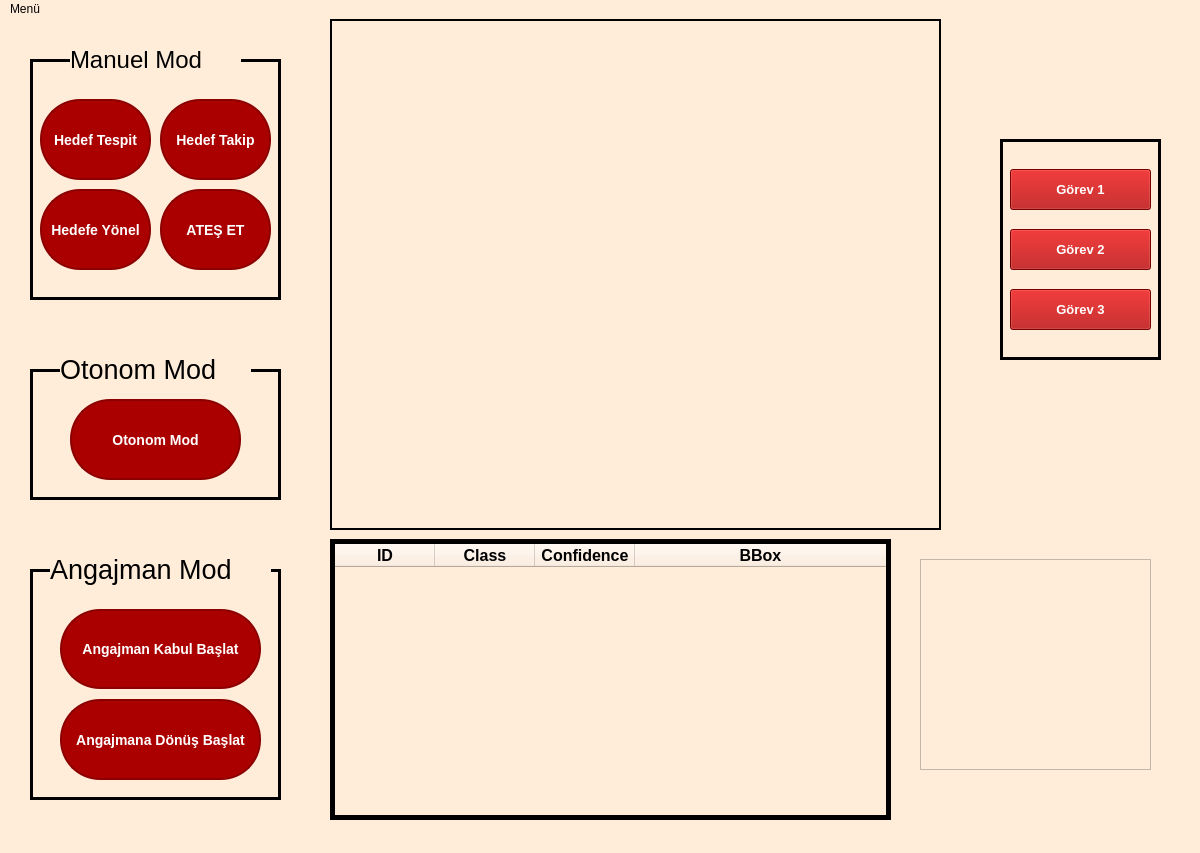
<?xml version="1.0" encoding="UTF-8"?>
<ui version="4.0">
 <class>MainWindow</class>
 <widget class="QMainWindow" name="MainWindow">
  <property name="geometry">
   <rect>
    <x>0</x>
    <y>0</y>
    <width>1200</width>
    <height>853</height>
   </rect>
  </property>
  <property name="minimumSize">
   <size>
    <width>1200</width>
    <height>800</height>
   </size>
  </property>
  <property name="palette">
   <palette>
    <active>
     <colorrole role="Button">
      <brush brushstyle="SolidPattern">
       <color alpha="255">
        <red>255</red>
        <green>237</green>
        <blue>218</blue>
       </color>
      </brush>
     </colorrole>
     <colorrole role="Light">
      <brush brushstyle="SolidPattern">
       <color alpha="255">
        <red>179</red>
        <green>249</green>
        <blue>255</blue>
       </color>
      </brush>
     </colorrole>
     <colorrole role="Base">
      <brush brushstyle="SolidPattern">
       <color alpha="255">
        <red>255</red>
        <green>237</green>
        <blue>218</blue>
       </color>
      </brush>
     </colorrole>
     <colorrole role="Window">
      <brush brushstyle="SolidPattern">
       <color alpha="255">
        <red>255</red>
        <green>237</green>
        <blue>218</blue>
       </color>
      </brush>
     </colorrole>
    </active>
    <inactive>
     <colorrole role="Button">
      <brush brushstyle="SolidPattern">
       <color alpha="255">
        <red>255</red>
        <green>237</green>
        <blue>218</blue>
       </color>
      </brush>
     </colorrole>
     <colorrole role="Light">
      <brush brushstyle="SolidPattern">
       <color alpha="255">
        <red>179</red>
        <green>249</green>
        <blue>255</blue>
       </color>
      </brush>
     </colorrole>
     <colorrole role="Base">
      <brush brushstyle="SolidPattern">
       <color alpha="255">
        <red>255</red>
        <green>237</green>
        <blue>218</blue>
       </color>
      </brush>
     </colorrole>
     <colorrole role="Window">
      <brush brushstyle="SolidPattern">
       <color alpha="255">
        <red>255</red>
        <green>237</green>
        <blue>218</blue>
       </color>
      </brush>
     </colorrole>
    </inactive>
    <disabled>
     <colorrole role="Button">
      <brush brushstyle="SolidPattern">
       <color alpha="255">
        <red>255</red>
        <green>237</green>
        <blue>218</blue>
       </color>
      </brush>
     </colorrole>
     <colorrole role="Light">
      <brush brushstyle="SolidPattern">
       <color alpha="255">
        <red>179</red>
        <green>249</green>
        <blue>255</blue>
       </color>
      </brush>
     </colorrole>
     <colorrole role="Base">
      <brush brushstyle="SolidPattern">
       <color alpha="255">
        <red>255</red>
        <green>237</green>
        <blue>218</blue>
       </color>
      </brush>
     </colorrole>
     <colorrole role="Window">
      <brush brushstyle="SolidPattern">
       <color alpha="255">
        <red>255</red>
        <green>237</green>
        <blue>218</blue>
       </color>
      </brush>
     </colorrole>
    </disabled>
   </palette>
  </property>
  <property name="windowTitle">
   <string>MainWindow</string>
  </property>
  <property name="styleSheet">
   <string notr="true">
background-color: rgb(255, 237, 218);</string>
  </property>
  <widget class="QWidget" name="centralwidget">
   <widget class="QLabel" name="cameraLabel">
    <property name="geometry">
     <rect>
      <x>330</x>
      <y>0</y>
      <width>611</width>
      <height>511</height>
     </rect>
    </property>
    <property name="styleSheet">
     <string notr="true">QPushButton {
  border-radius: 40px;
}</string>
    </property>
    <property name="frameShape">
     <enum>QFrame::Box</enum>
    </property>
    <property name="frameShadow">
     <enum>QFrame::Plain</enum>
    </property>
    <property name="lineWidth">
     <number>2</number>
    </property>
    <property name="text">
     <string/>
    </property>
   </widget>
   <widget class="QPushButton" name="fireButton">
    <property name="geometry">
     <rect>
      <x>160</x>
      <y>170</y>
      <width>111</width>
      <height>81</height>
     </rect>
    </property>
    <property name="minimumSize">
     <size>
      <width>80</width>
      <height>80</height>
     </size>
    </property>
    <property name="styleSheet">
     <string notr="true">QPushButton {
    background-color: rgb(170, 0, 0);
    color: white;
    border: 2px solid darkred;
    border-radius: 40px;
    font-weight: bold;
    font-size: 14px;
}
QPushButton:hover {
    background-color: darkred;
}
QPushButton:pressed {
    background-color: maroon;
}
</string>
    </property>
    <property name="text">
     <string>ATEŞ ET</string>
    </property>
   </widget>
   <widget class="QPushButton" name="hedefyonelButton">
    <property name="geometry">
     <rect>
      <x>40</x>
      <y>170</y>
      <width>111</width>
      <height>81</height>
     </rect>
    </property>
    <property name="minimumSize">
     <size>
      <width>80</width>
      <height>80</height>
     </size>
    </property>
    <property name="styleSheet">
     <string notr="true">QPushButton {
    background-color: rgb(170, 0, 0);
    color: white;
    border: 2px solid darkred;
    border-radius: 40px;
    font-weight: bold;
    font-size: 14px;
}
QPushButton:hover {
    background-color: darkred;
}
QPushButton:pressed {
    background-color: maroon;
}
</string>
    </property>
    <property name="text">
     <string>Hedefe Yönel</string>
    </property>
   </widget>
   <widget class="QTableWidget" name="tableWidget_results">
    <property name="geometry">
     <rect>
      <x>330</x>
      <y>520</y>
      <width>561</width>
      <height>281</height>
     </rect>
    </property>
    <property name="sizePolicy">
     <sizepolicy hsizetype="Expanding" vsizetype="Expanding">
      <horstretch>0</horstretch>
      <verstretch>0</verstretch>
     </sizepolicy>
    </property>
    <property name="font">
     <font>
      <family>Ubuntu</family>
      <pointsize>11</pointsize>
      <weight>50</weight>
      <italic>false</italic>
      <bold>false</bold>
     </font>
    </property>
    <property name="autoFillBackground">
     <bool>true</bool>
    </property>
    <property name="styleSheet">
     <string notr="true"/>
    </property>
    <property name="frameShape">
     <enum>QFrame::Box</enum>
    </property>
    <property name="frameShadow">
     <enum>QFrame::Plain</enum>
    </property>
    <property name="lineWidth">
     <number>5</number>
    </property>
    <property name="horizontalScrollBarPolicy">
     <enum>Qt::ScrollBarAsNeeded</enum>
    </property>
    <property name="sizeAdjustPolicy">
     <enum>QAbstractScrollArea::AdjustToContents</enum>
    </property>
    <attribute name="horizontalHeaderCascadingSectionResizes">
     <bool>true</bool>
    </attribute>
    <attribute name="horizontalHeaderShowSortIndicator" stdset="0">
     <bool>false</bool>
    </attribute>
    <attribute name="horizontalHeaderStretchLastSection">
     <bool>true</bool>
    </attribute>
    <column>
     <property name="text">
      <string>ID</string>
     </property>
     <property name="font">
      <font>
       <pointsize>12</pointsize>
       <weight>75</weight>
       <bold>true</bold>
      </font>
     </property>
    </column>
    <column>
     <property name="text">
      <string>Class</string>
     </property>
     <property name="font">
      <font>
       <pointsize>12</pointsize>
       <weight>75</weight>
       <bold>true</bold>
      </font>
     </property>
    </column>
    <column>
     <property name="text">
      <string>Confidence</string>
     </property>
     <property name="font">
      <font>
       <pointsize>12</pointsize>
       <weight>75</weight>
       <bold>true</bold>
      </font>
     </property>
    </column>
    <column>
     <property name="text">
      <string>BBox</string>
     </property>
     <property name="font">
      <font>
       <pointsize>12</pointsize>
       <weight>75</weight>
       <bold>true</bold>
      </font>
     </property>
    </column>
   </widget>
   <widget class="QLabel" name="label_3">
    <property name="geometry">
     <rect>
      <x>30</x>
      <y>40</y>
      <width>251</width>
      <height>241</height>
     </rect>
    </property>
    <property name="frameShape">
     <enum>QFrame::Box</enum>
    </property>
    <property name="lineWidth">
     <number>3</number>
    </property>
    <property name="text">
     <string/>
    </property>
   </widget>
   <widget class="QLabel" name="label_4">
    <property name="geometry">
     <rect>
      <x>30</x>
      <y>550</y>
      <width>251</width>
      <height>231</height>
     </rect>
    </property>
    <property name="frameShape">
     <enum>QFrame::Box</enum>
    </property>
    <property name="lineWidth">
     <number>3</number>
    </property>
    <property name="text">
     <string/>
    </property>
   </widget>
   <widget class="QLabel" name="label_5">
    <property name="geometry">
     <rect>
      <x>30</x>
      <y>350</y>
      <width>251</width>
      <height>131</height>
     </rect>
    </property>
    <property name="frameShape">
     <enum>QFrame::Box</enum>
    </property>
    <property name="lineWidth">
     <number>3</number>
    </property>
    <property name="text">
     <string/>
    </property>
   </widget>
   <widget class="QLabel" name="label_7">
    <property name="geometry">
     <rect>
      <x>60</x>
      <y>330</y>
      <width>191</width>
      <height>41</height>
     </rect>
    </property>
    <property name="font">
     <font>
      <family>Arial</family>
      <pointsize>20</pointsize>
      <underline>false</underline>
     </font>
    </property>
    <property name="styleSheet">
     <string notr="true">background-color: rgb(255, 237, 218);</string>
    </property>
    <property name="text">
     <string>Otonom Mod</string>
    </property>
   </widget>
   <widget class="QLabel" name="label_8">
    <property name="geometry">
     <rect>
      <x>50</x>
      <y>530</y>
      <width>221</width>
      <height>41</height>
     </rect>
    </property>
    <property name="font">
     <font>
      <family>Arial</family>
      <pointsize>20</pointsize>
      <underline>false</underline>
     </font>
    </property>
    <property name="styleSheet">
     <string notr="true">background-color: rgb(255, 237, 218);</string>
    </property>
    <property name="text">
     <string>Angajman Mod</string>
    </property>
   </widget>
   <widget class="QLabel" name="label_9">
    <property name="geometry">
     <rect>
      <x>70</x>
      <y>20</y>
      <width>171</width>
      <height>41</height>
     </rect>
    </property>
    <property name="font">
     <font>
      <family>Arial</family>
      <pointsize>18</pointsize>
      <underline>false</underline>
     </font>
    </property>
    <property name="styleSheet">
     <string notr="true">background-color: rgb(255, 237, 218);</string>
    </property>
    <property name="text">
     <string>Manuel Mod</string>
    </property>
   </widget>
   <widget class="QPushButton" name="hedeftakipButton">
    <property name="geometry">
     <rect>
      <x>160</x>
      <y>80</y>
      <width>111</width>
      <height>81</height>
     </rect>
    </property>
    <property name="minimumSize">
     <size>
      <width>80</width>
      <height>80</height>
     </size>
    </property>
    <property name="styleSheet">
     <string notr="true">QPushButton {
    background-color: rgb(170, 0, 0);
    color: white;
    border: 2px solid darkred;
    border-radius: 40px;
    font-weight: bold;
    font-size: 14px;
}
QPushButton:hover {
    background-color: darkred;
}
QPushButton:pressed {
    background-color: maroon;
}
</string>
    </property>
    <property name="text">
     <string>Hedef Takip</string>
    </property>
   </widget>
   <widget class="QPushButton" name="angajmankabulButton">
    <property name="geometry">
     <rect>
      <x>60</x>
      <y>590</y>
      <width>201</width>
      <height>80</height>
     </rect>
    </property>
    <property name="minimumSize">
     <size>
      <width>80</width>
      <height>80</height>
     </size>
    </property>
    <property name="styleSheet">
     <string notr="true">QPushButton {
    background-color: rgb(170, 0, 0);
    color: white;
    border: 2px solid darkred;
    border-radius: 40px;
    font-weight: bold;
    font-size: 14px;
}
QPushButton:hover {
    background-color: darkred;
}
QPushButton:pressed {
    background-color: maroon;
}
</string>
    </property>
    <property name="text">
     <string>Angajman Kabul Başlat</string>
    </property>
   </widget>
   <widget class="QPushButton" name="otonomButton">
    <property name="geometry">
     <rect>
      <x>70</x>
      <y>380</y>
      <width>171</width>
      <height>81</height>
     </rect>
    </property>
    <property name="minimumSize">
     <size>
      <width>80</width>
      <height>80</height>
     </size>
    </property>
    <property name="styleSheet">
     <string notr="true">QPushButton {
    background-color: rgb(170, 0, 0);
    color: white;
    border: 2px solid darkred;
    border-radius: 40px;
    font-weight: bold;
    font-size: 14px;
}
QPushButton:hover {
    background-color: darkred;
}
QPushButton:pressed {
    background-color: maroon;
}
</string>
    </property>
    <property name="text">
     <string>Otonom Mod</string>
    </property>
   </widget>
   <widget class="QPushButton" name="angajmadonusButton">
    <property name="geometry">
     <rect>
      <x>60</x>
      <y>680</y>
      <width>201</width>
      <height>81</height>
     </rect>
    </property>
    <property name="minimumSize">
     <size>
      <width>80</width>
      <height>80</height>
     </size>
    </property>
    <property name="styleSheet">
     <string notr="true">QPushButton {
    background-color: rgb(170, 0, 0);
    color: white;
    border: 2px solid darkred;
    border-radius: 40px;
    font-weight: bold;
    font-size: 14px;
}
QPushButton:hover {
    background-color: darkred;
}
QPushButton:pressed {
    background-color: maroon;
}
</string>
    </property>
    <property name="text">
     <string>Angajmana Dönüş Başlat</string>
    </property>
   </widget>
   <widget class="QPushButton" name="gorev1Button">
    <property name="geometry">
     <rect>
      <x>1010</x>
      <y>150</y>
      <width>141</width>
      <height>41</height>
     </rect>
    </property>
    <property name="font">
     <font>
      <family>Arial</family>
      <pointsize>10</pointsize>
      <weight>75</weight>
      <bold>true</bold>
     </font>
    </property>
    <property name="styleSheet">
     <string notr="true">QPushButton {
    background-color: rgb(170, 0, 0);
    color: white;}</string>
    </property>
    <property name="text">
     <string>Görev 1</string>
    </property>
   </widget>
   <widget class="QPushButton" name="gorev2Button">
    <property name="geometry">
     <rect>
      <x>1010</x>
      <y>210</y>
      <width>141</width>
      <height>41</height>
     </rect>
    </property>
    <property name="font">
     <font>
      <family>Arial</family>
      <pointsize>10</pointsize>
      <weight>75</weight>
      <bold>true</bold>
     </font>
    </property>
    <property name="styleSheet">
     <string notr="true">QPushButton {
    background-color: rgb(170, 0, 0);
    color: white;}</string>
    </property>
    <property name="text">
     <string>Görev 2</string>
    </property>
   </widget>
   <widget class="QPushButton" name="gorev3Button">
    <property name="geometry">
     <rect>
      <x>1010</x>
      <y>270</y>
      <width>141</width>
      <height>41</height>
     </rect>
    </property>
    <property name="font">
     <font>
      <family>Arial</family>
      <pointsize>10</pointsize>
      <weight>75</weight>
      <bold>true</bold>
     </font>
    </property>
    <property name="styleSheet">
     <string notr="true">QPushButton {
    background-color: rgb(170, 0, 0);
    color: white;}</string>
    </property>
    <property name="text">
     <string>Görev 3</string>
    </property>
   </widget>
   <widget class="QLabel" name="label_6">
    <property name="geometry">
     <rect>
      <x>1000</x>
      <y>120</y>
      <width>161</width>
      <height>221</height>
     </rect>
    </property>
    <property name="frameShape">
     <enum>QFrame::Box</enum>
    </property>
    <property name="lineWidth">
     <number>3</number>
    </property>
    <property name="text">
     <string/>
    </property>
   </widget>
   <widget class="QFrame" name="frame">
    <property name="geometry">
     <rect>
      <x>920</x>
      <y>540</y>
      <width>231</width>
      <height>211</height>
     </rect>
    </property>
    <property name="frameShape">
     <enum>QFrame::StyledPanel</enum>
    </property>
    <property name="frameShadow">
     <enum>QFrame::Raised</enum>
    </property>
   </widget>
   <widget class="QPushButton" name="hedeftespitButton">
    <property name="geometry">
     <rect>
      <x>40</x>
      <y>80</y>
      <width>111</width>
      <height>81</height>
     </rect>
    </property>
    <property name="minimumSize">
     <size>
      <width>80</width>
      <height>80</height>
     </size>
    </property>
    <property name="styleSheet">
     <string notr="true">QPushButton {
    background-color: rgb(170, 0, 0);
    color: white;
    border: 2px solid darkred;
    border-radius: 40px;
    font-weight: bold;
    font-size: 14px;
}
QPushButton:hover {
    background-color: darkred;
}
QPushButton:pressed {
    background-color: maroon;
}
</string>
    </property>
    <property name="text">
     <string>Hedef Tespit</string>
    </property>
   </widget>
   <zorder>label_6</zorder>
   <zorder>label_5</zorder>
   <zorder>label_3</zorder>
   <zorder>cameraLabel</zorder>
   <zorder>fireButton</zorder>
   <zorder>hedefyonelButton</zorder>
   <zorder>tableWidget_results</zorder>
   <zorder>label_4</zorder>
   <zorder>label_7</zorder>
   <zorder>label_8</zorder>
   <zorder>label_9</zorder>
   <zorder>hedeftakipButton</zorder>
   <zorder>angajmankabulButton</zorder>
   <zorder>otonomButton</zorder>
   <zorder>angajmadonusButton</zorder>
   <zorder>gorev1Button</zorder>
   <zorder>gorev2Button</zorder>
   <zorder>gorev3Button</zorder>
   <zorder>frame</zorder>
   <zorder>hedeftespitButton</zorder>
  </widget>
  <widget class="QMenuBar" name="menubar">
   <property name="geometry">
    <rect>
     <x>0</x>
     <y>0</y>
     <width>1200</width>
     <height>26</height>
    </rect>
   </property>
   <widget class="QMenu" name="menuMen">
    <property name="title">
     <string>Menü</string>
    </property>
    <addaction name="actionSistem_Loglar"/>
   </widget>
   <addaction name="menuMen"/>
  </widget>
  <widget class="QStatusBar" name="statusbar"/>
  <action name="actionSistem_Loglar">
   <property name="text">
    <string>Sistem Logları</string>
   </property>
  </action>
 </widget>
 <resources/>
 <connections/>
</ui>
